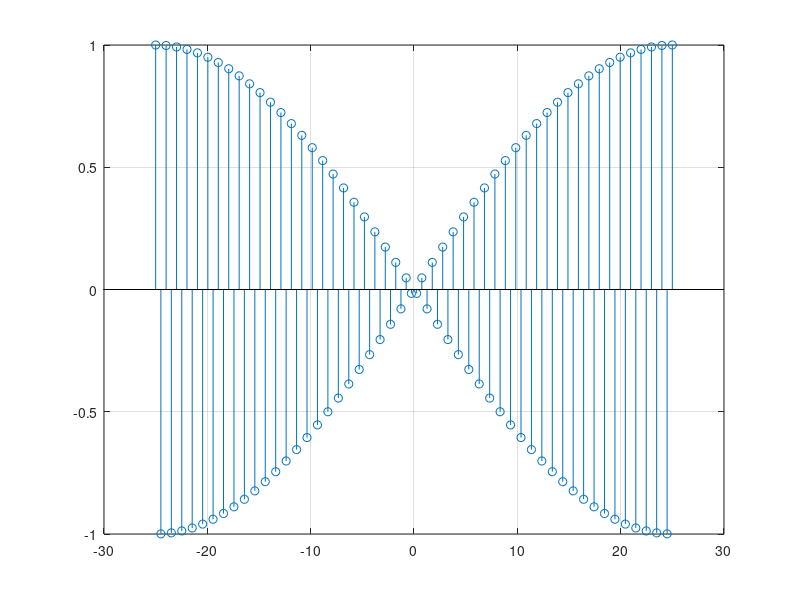
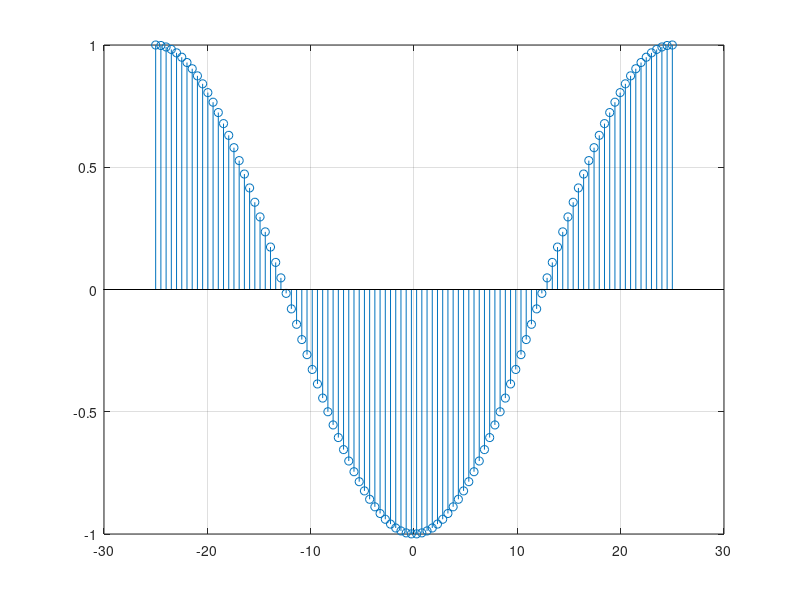

Here is the MATLAB script that generated these plots, in order:
figure(1)
n = linspace(-25,25)';
w=2*pi;
Y = exp(1i*w*n);
stem(n,Y)
grid

hold

figure(2)
n = linspace(-25,25)';
w=4*pi;
Y = exp(1i*w*n);
stem(n,Y)
grid

hold

